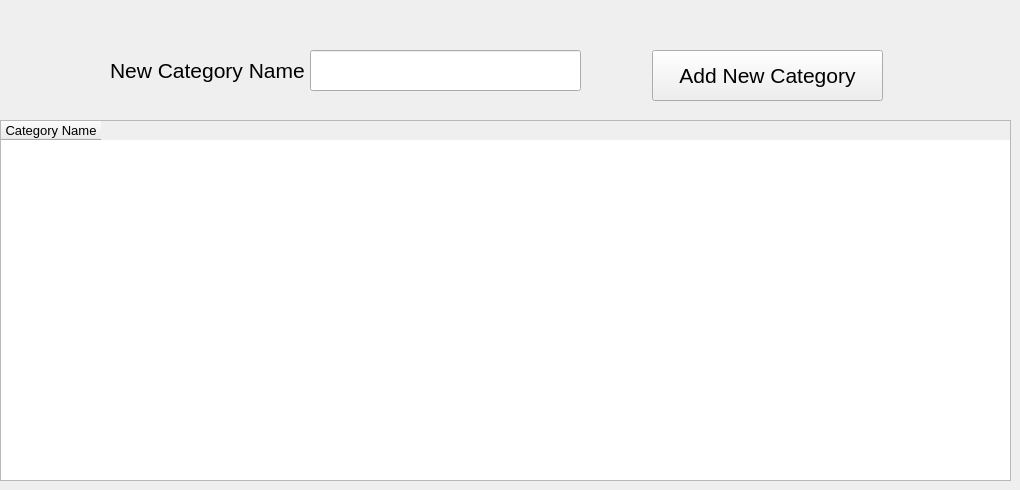
      <widget class="QWidget" name="tab_7">
       <attribute name="title">
        <string>Categories</string>
       </attribute>
       <widget class="QTableWidget" name="tableWidget_2">
        <property name="geometry">
         <rect>
          <x>0</x>
          <y>120</y>
          <width>1011</width>
          <height>361</height>
         </rect>
        </property>
        <property name="font">
         <font>
          <family>Segoe UI</family>
          <pointsize>10</pointsize>
         </font>
        </property>
        <column>
         <property name="text">
          <string>Category Name</string>
         </property>
        </column>
       </widget>
       <widget class="QPushButton" name="pushButton_14">
        <property name="geometry">
         <rect>
          <x>652</x>
          <y>50</y>
          <width>231</width>
          <height>51</height>
         </rect>
        </property>
        <property name="font">
         <font>
          <family>Segoe UI</family>
          <pointsize>16</pointsize>
         </font>
        </property>
        <property name="text">
         <string>Add New Category</string>
        </property>
       </widget>
       <widget class="QLineEdit" name="lineEdit_19">
        <property name="geometry">
         <rect>
          <x>310</x>
          <y>50</y>
          <width>271</width>
          <height>41</height>
         </rect>
        </property>
       </widget>
       <widget class="QLabel" name="label_26">
        <property name="geometry">
         <rect>
          <x>110</x>
          <y>55</y>
          <width>201</width>
          <height>31</height>
         </rect>
        </property>
        <property name="font">
         <font>
          <family>Segoe UI</family>
          <pointsize>16</pointsize>
         </font>
        </property>
        <property name="text">
         <string>New Category Name</string>
        </property>
       </widget>
      </widget>
